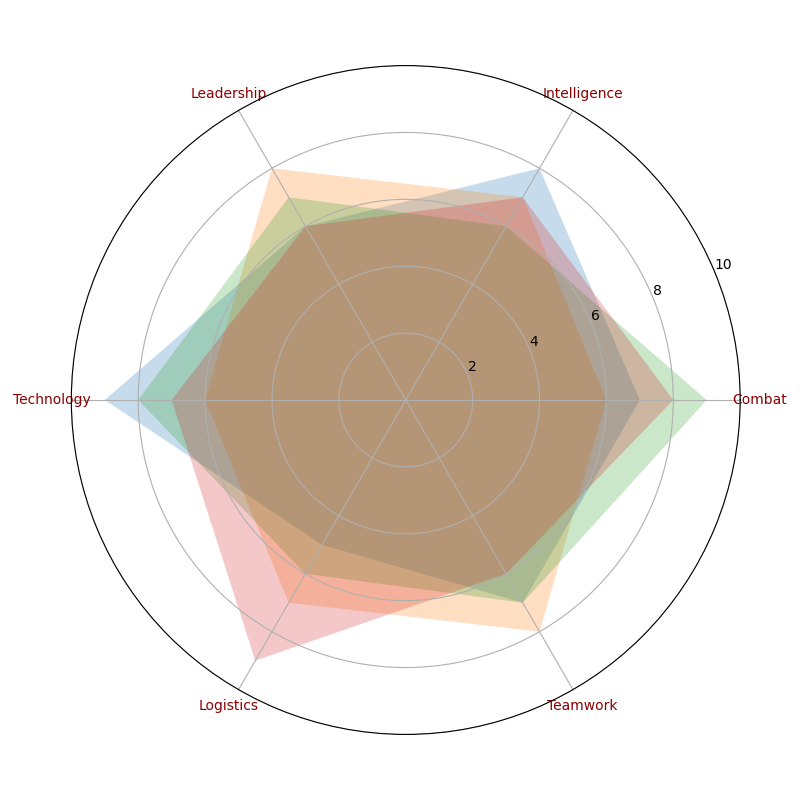

The script that drew this image:
import matplotlib.pyplot as plt
import numpy as np

categories = ['Combat', 'Intelligence', 'Leadership', 'Technology', 'Logistics', 'Teamwork']
team_data = {
    'Alpha Squad': [7, 8, 6, 9, 5, 7],
    'Bravo Brigade': [6, 7, 8, 6, 7, 8],
    'Charlie Crew': [9, 6, 7, 8, 6, 7],
    'Delta Division': [8, 7, 6, 7, 9, 6]
}

num_vars = len(categories)
angles = np.linspace(0, 2 * np.pi, num_vars, endpoint=False).tolist()
angles += angles[:1]

fig, ax = plt.subplots(figsize=(8, 8), subplot_kw=dict(polar=True))

for team, values in team_data.items():
    values += values[:1]
    ax.fill(angles, values, alpha=0.25)

ax.set_ylim(0, 10)
ax.set_xticks(angles[:-1])
ax.set_xticklabels(categories, size=10, color='darkred')

plt.tight_layout()
plt.show()
